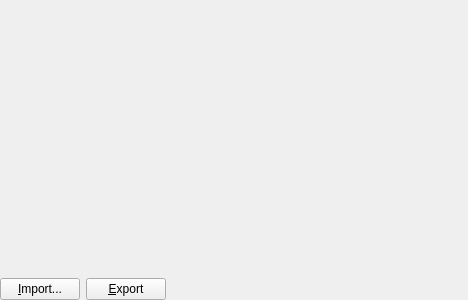
<?xml version="1.0" encoding="UTF-8"?>
<ui version="4.0">
 <class>ColorMapSettingEditWidgetWithImportExportButton</class>
 <widget class="QWidget" name="ColorMapSettingEditWidgetWithImportExportButton">
  <property name="geometry">
   <rect>
    <x>0</x>
    <y>0</y>
    <width>468</width>
    <height>300</height>
   </rect>
  </property>
  <property name="windowTitle">
   <string>Form</string>
  </property>
  <layout class="QVBoxLayout" name="verticalLayout" stretch="1,0">
   <property name="leftMargin">
    <number>0</number>
   </property>
   <property name="topMargin">
    <number>0</number>
   </property>
   <property name="rightMargin">
    <number>0</number>
   </property>
   <property name="bottomMargin">
    <number>0</number>
   </property>
   <item>
    <widget class="QWidgetContainer" name="widget" native="true"/>
   </item>
   <item>
    <layout class="QHBoxLayout" name="horizontalLayout">
     <item>
      <widget class="QPushButton" name="importButton">
       <property name="text">
        <string>&amp;Import...</string>
       </property>
      </widget>
     </item>
     <item>
      <widget class="QPushButton" name="exportButton">
       <property name="text">
        <string>&amp;Export</string>
       </property>
      </widget>
     </item>
     <item>
      <spacer name="horizontalSpacer">
       <property name="orientation">
        <enum>Qt::Horizontal</enum>
       </property>
       <property name="sizeHint" stdset="0">
        <size>
         <width>40</width>
         <height>20</height>
        </size>
       </property>
      </spacer>
     </item>
    </layout>
   </item>
  </layout>
 </widget>
 <customwidgets>
  <customwidget>
   <class>QWidgetContainer</class>
   <extends>QWidget</extends>
   <header>misc/qwidgetcontainer.h</header>
   <container>1</container>
  </customwidget>
 </customwidgets>
 <resources/>
 <connections/>
</ui>
